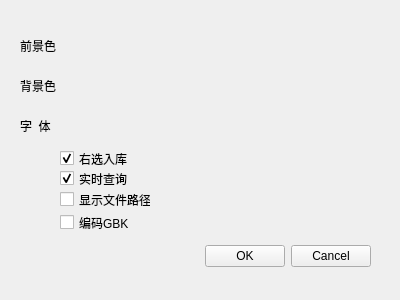
<?xml version="1.0" encoding="UTF-8"?>
<ui version="4.0">
 <class>SetUpDialog</class>
 <widget class="QDialog" name="SetUpDialog">
  <property name="geometry">
   <rect>
    <x>0</x>
    <y>0</y>
    <width>400</width>
    <height>300</height>
   </rect>
  </property>
  <property name="windowTitle">
   <string>Dialog</string>
  </property>
  <widget class="QDialogButtonBox" name="buttonBox">
   <property name="geometry">
    <rect>
     <x>30</x>
     <y>240</y>
     <width>341</width>
     <height>32</height>
    </rect>
   </property>
   <property name="orientation">
    <enum>Qt::Horizontal</enum>
   </property>
   <property name="standardButtons">
    <set>QDialogButtonBox::Cancel|QDialogButtonBox::Ok</set>
   </property>
  </widget>
  <widget class="QLabel" name="label">
   <property name="geometry">
    <rect>
     <x>20</x>
     <y>30</y>
     <width>41</width>
     <height>31</height>
    </rect>
   </property>
   <property name="text">
    <string>前景色</string>
   </property>
  </widget>
  <widget class="QLabel" name="label_2">
   <property name="geometry">
    <rect>
     <x>20</x>
     <y>70</y>
     <width>41</width>
     <height>31</height>
    </rect>
   </property>
   <property name="text">
    <string>背景色</string>
   </property>
  </widget>
  <widget class="QPushButton" name="pushButton_foreColor">
   <property name="geometry">
    <rect>
     <x>60</x>
     <y>36</y>
     <width>75</width>
     <height>23</height>
    </rect>
   </property>
   <property name="autoFillBackground">
    <bool>true</bool>
   </property>
   <property name="text">
    <string/>
   </property>
   <property name="default">
    <bool>true</bool>
   </property>
   <property name="flat">
    <bool>true</bool>
   </property>
  </widget>
  <widget class="QPushButton" name="pushButton_backColor">
   <property name="geometry">
    <rect>
     <x>60</x>
     <y>75</y>
     <width>75</width>
     <height>23</height>
    </rect>
   </property>
   <property name="autoFillBackground">
    <bool>true</bool>
   </property>
   <property name="text">
    <string/>
   </property>
   <property name="default">
    <bool>true</bool>
   </property>
   <property name="flat">
    <bool>true</bool>
   </property>
  </widget>
  <widget class="QLabel" name="label_3">
   <property name="geometry">
    <rect>
     <x>20</x>
     <y>110</y>
     <width>41</width>
     <height>31</height>
    </rect>
   </property>
   <property name="text">
    <string>字  体</string>
   </property>
  </widget>
  <widget class="QPushButton" name="pushButton_font">
   <property name="geometry">
    <rect>
     <x>60</x>
     <y>112</y>
     <width>75</width>
     <height>23</height>
    </rect>
   </property>
   <property name="autoFillBackground">
    <bool>true</bool>
   </property>
   <property name="text">
    <string/>
   </property>
   <property name="default">
    <bool>true</bool>
   </property>
   <property name="flat">
    <bool>true</bool>
   </property>
  </widget>
  <widget class="QCheckBox" name="checkBox_rightTextSelectIndb">
   <property name="geometry">
    <rect>
     <x>60</x>
     <y>150</y>
     <width>72</width>
     <height>17</height>
    </rect>
   </property>
   <property name="toolTip">
    <string>在右侧界面选中关键字后，点击即可入库</string>
   </property>
   <property name="text">
    <string>右选入库</string>
   </property>
   <property name="checked">
    <bool>true</bool>
   </property>
  </widget>
  <widget class="QCheckBox" name="checkBox_rtQuery">
   <property name="geometry">
    <rect>
     <x>60</x>
     <y>170</y>
     <width>72</width>
     <height>17</height>
    </rect>
   </property>
   <property name="toolTip">
    <string>在搜索栏支持实时查询</string>
   </property>
   <property name="text">
    <string>实时查询</string>
   </property>
   <property name="checked">
    <bool>true</bool>
   </property>
  </widget>
  <widget class="QCheckBox" name="checkBox_showpath">
   <property name="geometry">
    <rect>
     <x>60</x>
     <y>191</y>
     <width>91</width>
     <height>17</height>
    </rect>
   </property>
   <property name="toolTip">
    <string>生成代码库添加文件时内容末尾有文件路径显示</string>
   </property>
   <property name="text">
    <string>显示文件路径</string>
   </property>
   <property name="checked">
    <bool>false</bool>
   </property>
  </widget>
  <widget class="QCheckBox" name="checkBox_codec_gbk">
   <property name="geometry">
    <rect>
     <x>60</x>
     <y>214</y>
     <width>91</width>
     <height>17</height>
    </rect>
   </property>
   <property name="toolTip">
    <string>生成代码库添加文件时内容末尾有文件路径显示</string>
   </property>
   <property name="text">
    <string>编码GBK</string>
   </property>
   <property name="checked">
    <bool>false</bool>
   </property>
  </widget>
 </widget>
 <resources/>
 <connections>
  <connection>
   <sender>buttonBox</sender>
   <signal>accepted()</signal>
   <receiver>SetUpDialog</receiver>
   <slot>accept()</slot>
   <hints>
    <hint type="sourcelabel">
     <x>248</x>
     <y>254</y>
    </hint>
    <hint type="destinationlabel">
     <x>157</x>
     <y>274</y>
    </hint>
   </hints>
  </connection>
  <connection>
   <sender>buttonBox</sender>
   <signal>rejected()</signal>
   <receiver>SetUpDialog</receiver>
   <slot>reject()</slot>
   <hints>
    <hint type="sourcelabel">
     <x>316</x>
     <y>260</y>
    </hint>
    <hint type="destinationlabel">
     <x>286</x>
     <y>274</y>
    </hint>
   </hints>
  </connection>
 </connections>
</ui>
